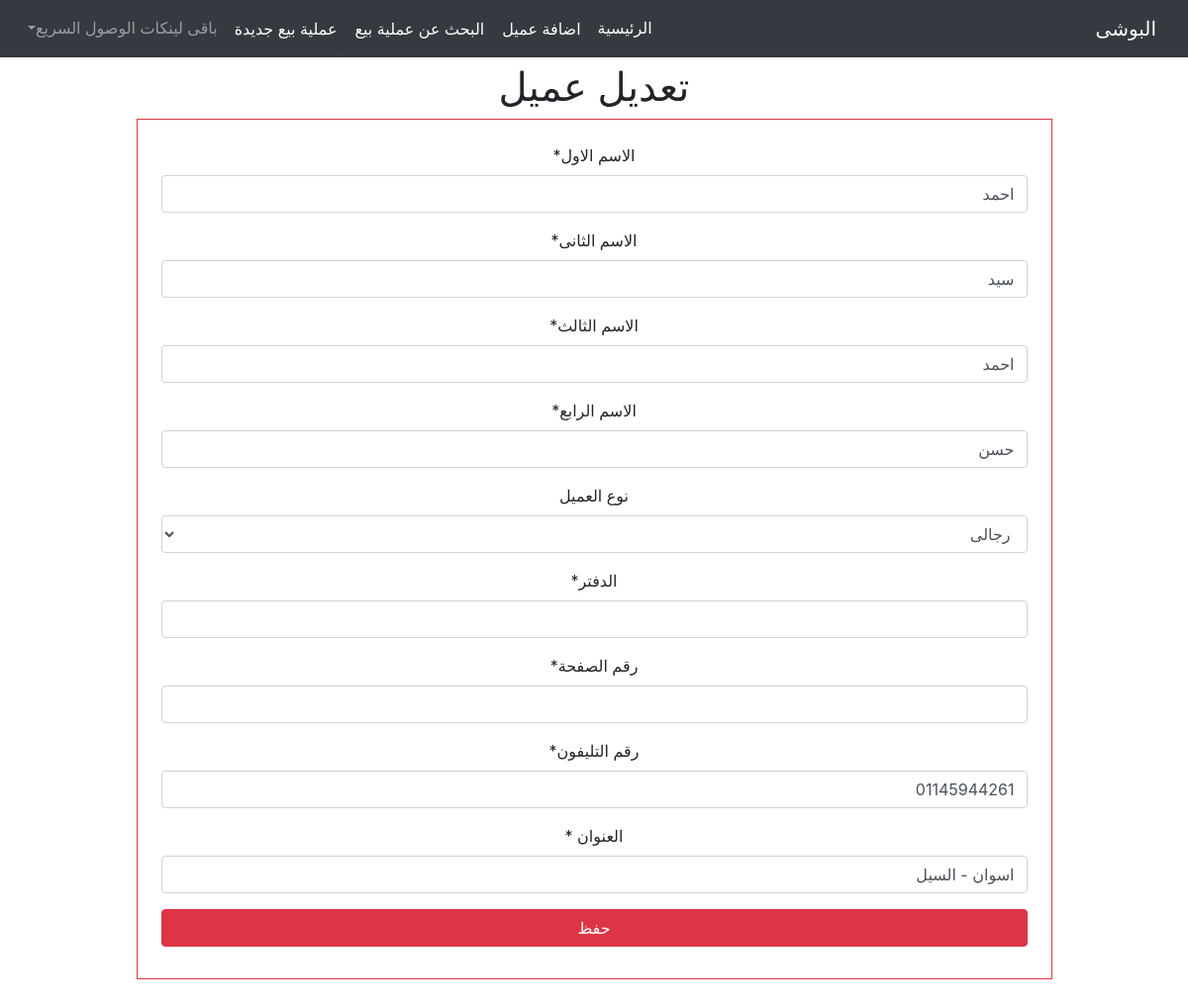
/client/edit/1, run on the app's committed database.
### client/models.py (models this page shows, shortened)
class TimeStampMixin(models.Model):
    created_at      = models.DateTimeField(auto_now_add=True,null=True)
    updated_at      = models.DateTimeField(auto_now=True,null=True)
    is_deleted      = models.BooleanField(default=False)

class Client(TimeStampMixin, models.Model):
    GENDER_CHOICES = [
        ('male', 'رجالى'),
        ('female', 'حريمى'),
    ]
    FName       = models.CharField(max_length=15, null=True, blank=True, verbose_name="الاسم الاول") # الاسم الاول
    SName       = models.CharField(max_length=15, null=True, blank=True, verbose_name="الاسم الثانى") # الاسم الثانى
    TName       = models.CharField(max_length=15, null=True, blank=True, verbose_name="الاسم الثالث") # الاسم الثالث
    LName       = models.CharField(max_length=15, null=True, blank=True, verbose_name="الاسم الرابع") # الاسم الرابع
    name        = models.CharField(max_length=60, null=True, blank=True, db_index=True,verbose_name="الاسم بالكامل") # الاسم بالكامل
    kindMale    = models.CharField(max_length=10, choices=GENDER_CHOICES, null=True, blank=True, verbose_name="نوع العميل", default="male" )
    book        = models.CharField(max_length=50, null=True, blank=True, verbose_name="اسم الدفتر")
    page        = models.IntegerField(null=True, blank=True, verbose_name="صفحة رقم")
    phone       = models.CharField(max_length=50, null=True, blank=True, db_index=True, verbose_name="رقم التليفون")
    address     = models.CharField(max_length=50, null=True, blank=True, verbose_name="العنوان")

### client/views.py (the view)
# urls.py: path('edit/<int:pk>', ClientEditView.as_view(), name='edit'),
class ClientEditView(UpdateView):
    model = Client
    form_class = ClientForm
    template_name = 'client/client_form.html'
    success_url = reverse_lazy('client:list')

### client/forms.py
class ClientForm(forms.ModelForm):
    FName    =   forms.CharField(label="الاسم الاول")
    SName    =   forms.CharField(label="الاسم الثانى")
    TName    =   forms.CharField(label="الاسم الثالث")
    LName    =   forms.CharField(label="الاسم الرابع")
    book     =   forms.CharField(label="الدفتر")
    page     =   forms.CharField(label="رقم الصفحة")
    phone    =   forms.CharField(label="رقم التليفون")
    address  =   forms.CharField(label="العنوان ")
    class Meta:
        model = Client
        fields = ['FName', 'SName', 'TName', 'LName', 'kindMale', 'book', 'page', 'phone', 'address']

### client/templates/client/client_form.html (shortened to what this page needs)
{% extends "homee/index.html" %}
{% load crispy_forms_tags %}
{% block content %}
<div class="container-fluid text-center m-auto">
    <h1>{% if form.instance.pk %}تعديل{% else %} انشاء {% endif %} عميل</h1>
    <div class="row">
        <div class="col-10 ml-auto mr-auto mb-5 border border-danger p-4">
            <form method="post">
                    {{ form | crispy}}
                <button type="submit" class="btn btn-danger text-white d-block w-100 h3">حفظ</button>
            </form>
        </div>
    </div>
</div>
{% endblock %}

### data on the page
Client: FName "احمد", SName "سيد", TName "احمد", LName "حسن", kindMale "رجالى", phone "01145944261", address "اسوان - السيل"
